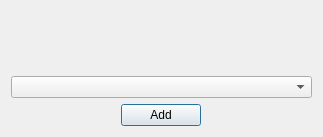
<?xml version="1.0" encoding="UTF-8"?>
<ui version="4.0">
 <class>ChooseCoverDialog</class>
 <widget class="QDialog" name="ChooseCoverDialog">
  <property name="geometry">
   <rect>
    <x>0</x>
    <y>0</y>
    <width>323</width>
    <height>137</height>
   </rect>
  </property>
  <property name="windowTitle">
   <string>Choose Cover Image</string>
  </property>
  <layout class="QGridLayout" name="gridLayout">
   <item row="0" column="0" colspan="3">
    <layout class="QHBoxLayout" name="horizontalLayout_2">
     <item>
      <spacer name="horizontalSpacer_3">
       <property name="orientation">
        <enum>Qt::Horizontal</enum>
       </property>
       <property name="sizeHint" stdset="0">
        <size>
         <width>128</width>
         <height>20</height>
        </size>
       </property>
      </spacer>
     </item>
     <item>
      <widget class="QLabel" name="imageLabel">
       <property name="text">
        <string/>
       </property>
      </widget>
     </item>
     <item>
      <spacer name="horizontalSpacer_4">
       <property name="orientation">
        <enum>Qt::Horizontal</enum>
       </property>
       <property name="sizeHint" stdset="0">
        <size>
         <width>148</width>
         <height>20</height>
        </size>
       </property>
      </spacer>
     </item>
    </layout>
   </item>
   <item row="1" column="0" colspan="3">
    <widget class="QComboBox" name="chooseCoverComboBox"/>
   </item>
   <item row="2" column="0">
    <spacer name="horizontalSpacer">
     <property name="orientation">
      <enum>Qt::Horizontal</enum>
     </property>
     <property name="sizeHint" stdset="0">
      <size>
       <width>103</width>
       <height>20</height>
      </size>
     </property>
    </spacer>
   </item>
   <item row="2" column="1">
    <widget class="QPushButton" name="pushButton">
     <property name="text">
      <string>Add</string>
     </property>
    </widget>
   </item>
   <item row="2" column="2">
    <spacer name="horizontalSpacer_2">
     <property name="orientation">
      <enum>Qt::Horizontal</enum>
     </property>
     <property name="sizeHint" stdset="0">
      <size>
       <width>105</width>
       <height>20</height>
      </size>
     </property>
    </spacer>
   </item>
  </layout>
 </widget>
 <resources/>
 <connections>
  <connection>
   <sender>chooseCoverComboBox</sender>
   <signal>currentIndexChanged(int)</signal>
   <receiver>ChooseCoverDialog</receiver>
   <slot>chooseCover(int)</slot>
   <hints>
    <hint type="sourcelabel">
     <x>221</x>
     <y>75</y>
    </hint>
    <hint type="destinationlabel">
     <x>279</x>
     <y>136</y>
    </hint>
   </hints>
  </connection>
  <connection>
   <sender>pushButton</sender>
   <signal>clicked()</signal>
   <receiver>ChooseCoverDialog</receiver>
   <slot>accept()</slot>
   <hints>
    <hint type="sourcelabel">
     <x>158</x>
     <y>120</y>
    </hint>
    <hint type="destinationlabel">
     <x>31</x>
     <y>104</y>
    </hint>
   </hints>
  </connection>
 </connections>
 <slots>
  <slot>chooseCover(int)</slot>
 </slots>
</ui>
